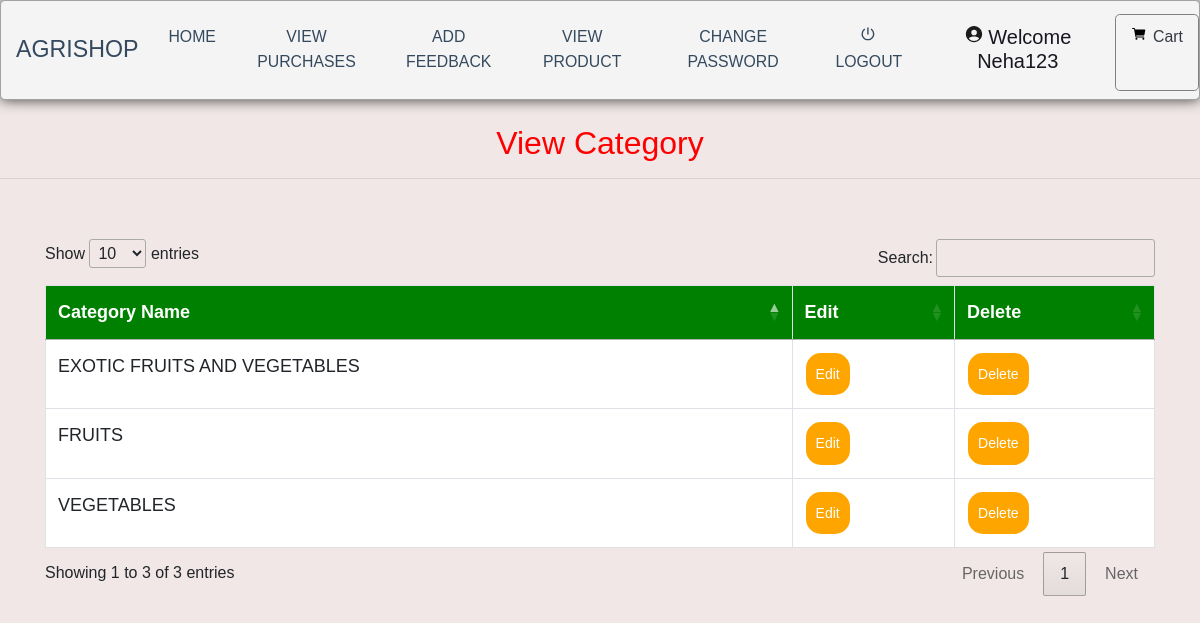
/view_categary/ (signed in), run on an earlier commit of the app's database.
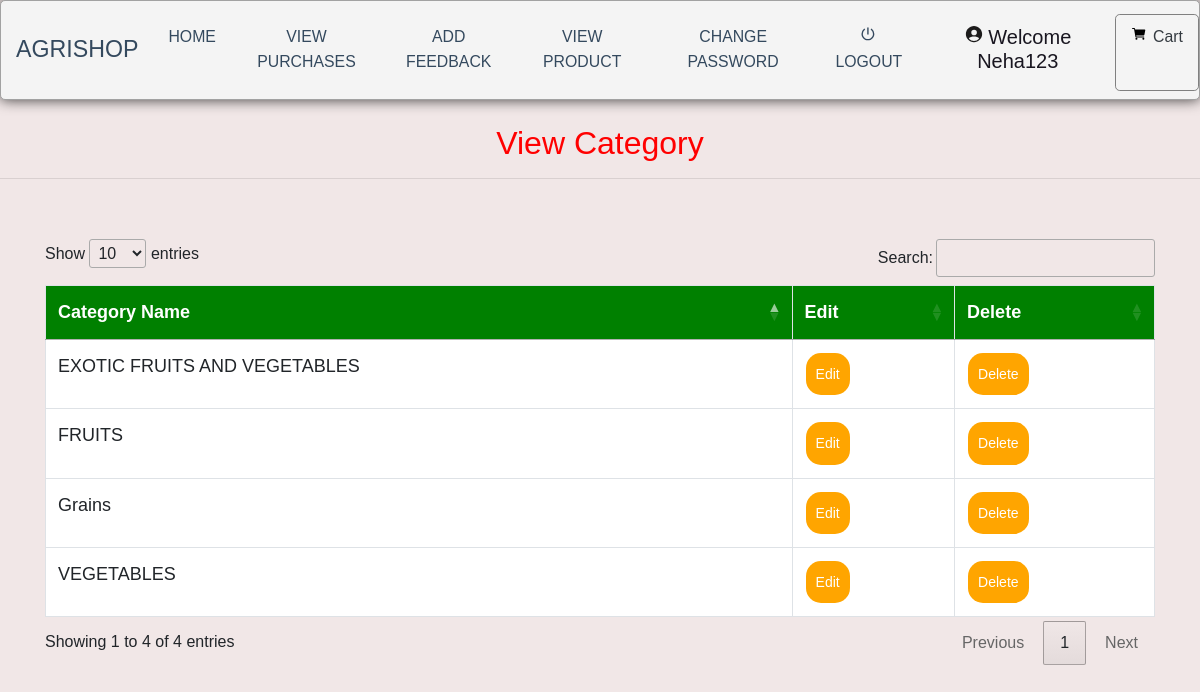
And on a later commit of the database.
### grocery/models.py (models this page shows, shortened)
class Category(models.Model):
    name = models.CharField(max_length=30, null=True)

### grocery/views.py (the view)
# urls.py: path('view_categary/', View_Categary, name='view_categary'),
def View_Categary(request):
    if not request.user.is_authenticated:
        return redirect('login_admin')
    pro = Category.objects.all()
    d = {'pro': pro}
    return render(request, 'view_category.html', d)

### grocery/templates/view_category.html (shortened to what this page needs)
{% extends 'navigation.html' %}
{% block body %}
<center><h2 style="color:red;margin-top:2%">View Category</h2></center><hr>
<div class="container" style="margin-top:5%">
<table class="table table-bordered" id="myTable">
  <thead>
  <tr>
    <th>Category Name</th>
      <th>Edit</th>
    <th>Delete</th>
  </tr>
  </thead>
   <tbody>
    {% for i in pro %}
  <tr>
    <td>{{i.name}}</td>
    <td><a href="{% url 'edit_category' i.id %}" ><button class="button button1 btn-success">Edit</button></a></td>
  <td><a href="{% url 'delete_category' i.id %}" onclick="return confirm('Are you sure?')"><button class="button button1 btn-danger">Delete</button></a></td>
  </tr>
    {% endfor %}
    </tbody>
</table>
 </div>
{% endblock %}

What changed in the data, as far as the page shows it:
added Category: name "Grains"
Also different on the page:
text written by a page script: "Show entries Search: Showing 1 to 3 of 3 entries Previous 1 Next" → "Show entries Search: Showing 1 to 4 of 4 entries Previous 1 Next"
